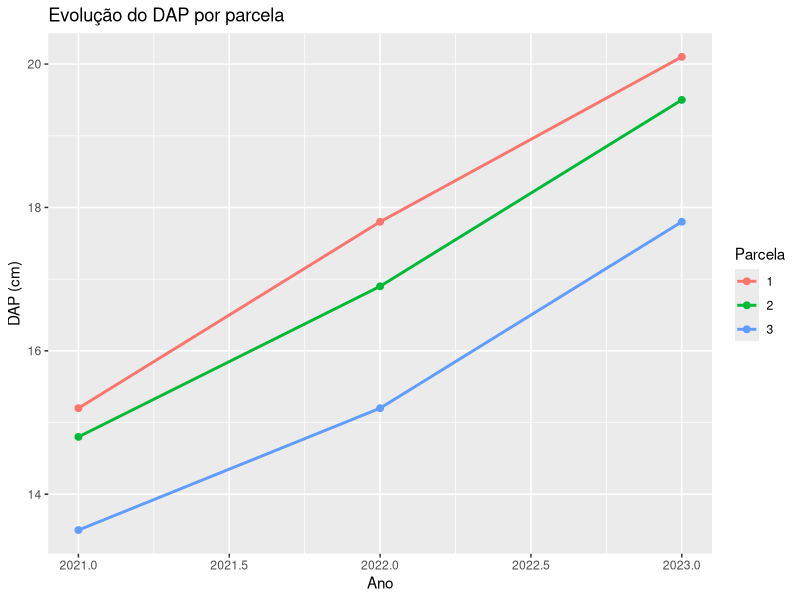

Source code (R):
## ---- chunk 1
library(readr)
library(dplyr)
library(tidyr)
library(ggplot2)
library(purrr)
inv_florestal <- read_csv("../data/inv_florestal.csv")
clima <- read_csv("../data/clima.csv")
talhoes <- read_csv("../data/talhoes.csv")
## ---- chunk 2
# Simulando inventário contínuo (formato largo)
inv_largo <- tibble(
  parcela = 1:3,
  dap_2021 = c(15.2, 14.8, 13.5),
  dap_2022 = c(17.8, 16.9, 15.2),
  dap_2023 = c(20.1, 19.5, 17.8)
)
inv_largo
## ---- chunk 3
# Converter para formato longo
inv_largo %>% 
  pivot_longer(
    cols = starts_with("dap_"),
    names_to = "ano",
    values_to = "dap",
    names_prefix = "dap_"
  ) %>% 
  mutate(ano = as.numeric(ano))
## ---- chunk 4
# Agora podemos analisar e plotar
inv_longo <- inv_largo %>% 
  pivot_longer(starts_with("dap_"), names_to = "ano", values_to = "dap", names_prefix = "dap_") %>% 
  mutate(ano = as.numeric(ano))

inv_longo %>% 
  ggplot(aes(x = ano, y = dap, color = factor(parcela))) +
  geom_line(size = 1) +
  geom_point(size = 2) +
  labs(title = "Evolução do DAP por parcela", x = "Ano", y = "DAP (cm)", color = "Parcela")
## ---- chunk 5
# Tabela-resumo: volume por parcela × espécie
inv_florestal %>% 
  group_by(parcela, especie) %>% 
  summarise(volume_total = sum(volume), .groups = "drop") %>% 
  pivot_wider(
    names_from = especie,
    values_from = volume_total,
    values_fill = 0
  )
## ---- chunk 6
# Código da parcela: "T1-P2" → talhão + parcela
tibble(codigo = c("T1-P1", "T1-P2", "T2-P1")) %>% 
  separate(codigo, into = c("talhao", "parcela"), sep = "-")
## ---- chunk 7
# Unir colunas
tibble(talhao = "T1", parcela = "P1") %>% 
  unite("codigo", talhao, parcela, sep = "-")
## ---- chunk 8
# complete() — garante todas as combinações
inv_florestal %>% 
  count(parcela, especie) %>% 
  complete(parcela, especie, fill = list(n = 0))
## ---- chunk 9
# Listar abas
read_csv("../data/talhoes.csv")

# Importar todas as abas e combinar
talhoes <- read_csv("../data/talhoes.csv")
talhoes
## ---- chunk 10
# Listar arquivos e importar todos
arquivos <- list.files("../data/parcelas_ano/", pattern = "*.csv", full.names = TRUE)
arquivos

todos_dados <- map_dfr(arquivos, read_csv2)
glimpse(todos_dados)
## ---- chunk 11
# Identificar NAs
inv_florestal %>% 
  summarise(across(everything(), ~ sum(is.na(.)))) %>% 
  pivot_longer(everything(), names_to = "coluna", values_to = "n_na")
## ---- chunk 12
# Remover linhas com NA
inv_florestal %>% drop_na(dap, altura)

# Substituir NA por valor
inv_florestal %>% replace_na(list(altura = 0))
